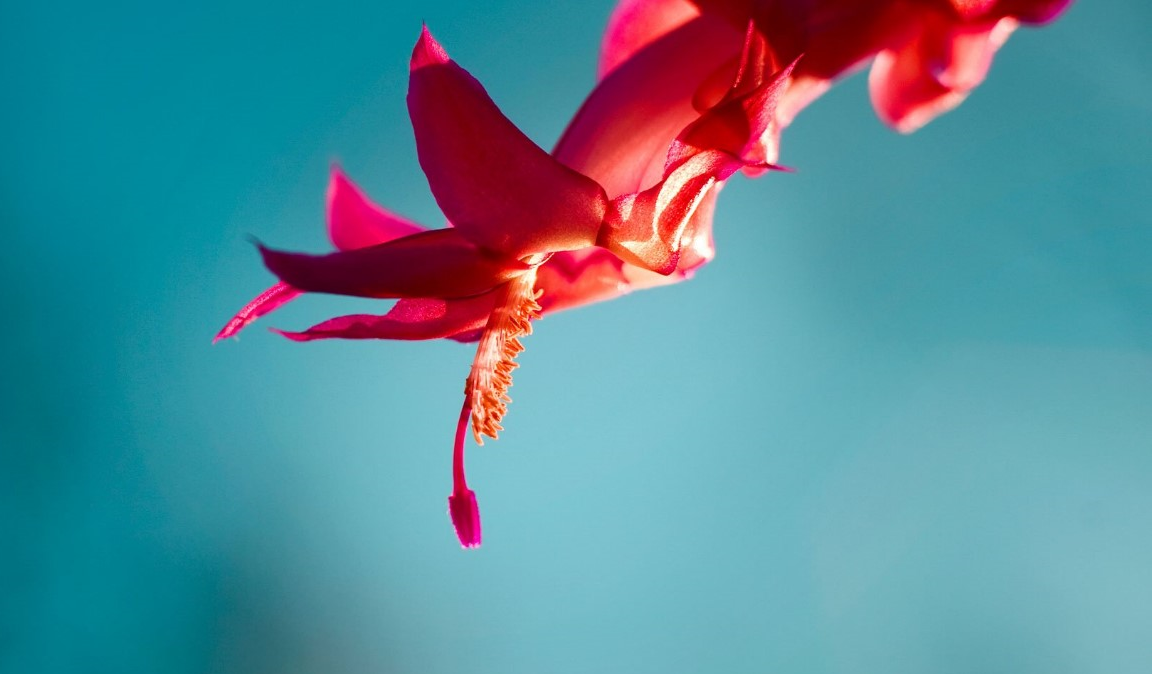
#> input picture opencv/opencv/image.png, 1152 x 674 px
$ jupyter execute 'image translation image displacement.ipynb'
#> lines starting #> are read from the running program, lines starting #| are printed output that depends on the picture
[cell 1]
import cv2

[cell 2]
img=cv2.imread("image.png")
#> img is the input picture: shape (674, 1152, 3); mean B, G, R 152.6, 138.1, 88

[cell 3]
height,width=img.shape[:2]
#> height = 674; width = 1152

[cell 4]
print(height)
#| 674
print(width)
#| 1152

[cell 5]
quarter_height,quarter_width=height/4,width/4
#> quarter_height = 168.5; quarter_width = 288
print(quarter_height)
#| 168.5
print(quarter_width)
#| 288.0

[cell 6]
# T=[1  0 Tx]
#   [ 0 1 Ty]

[cell 7]
import numpy as np

[cell 8]
T=np.float32([[1,0,quarter_width],[0,1,quarter_height]])
#> T = [[1, 0, 288], [0, 1, 168.5]]

[cell 9]
print(T)
#| [[  1.    0.  288. ]
#|  [  0.    1.  168.5]]

[cell 10]
image_translation=cv2.warpAffine(img,T,(width,height))
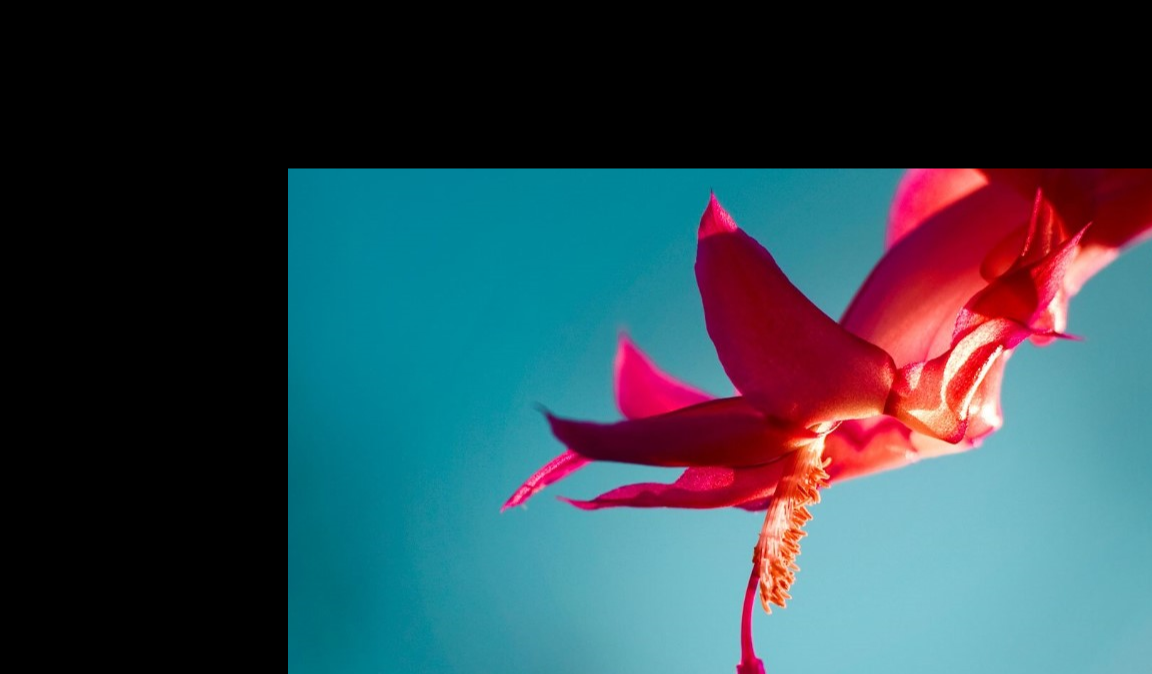
#> image_translation: shape (674, 1152, 3); mean B, G, R 79.4, 70.1, 49


$ run again, with opencv/opencv/bg.jpg saved as opencv/opencv/image.png
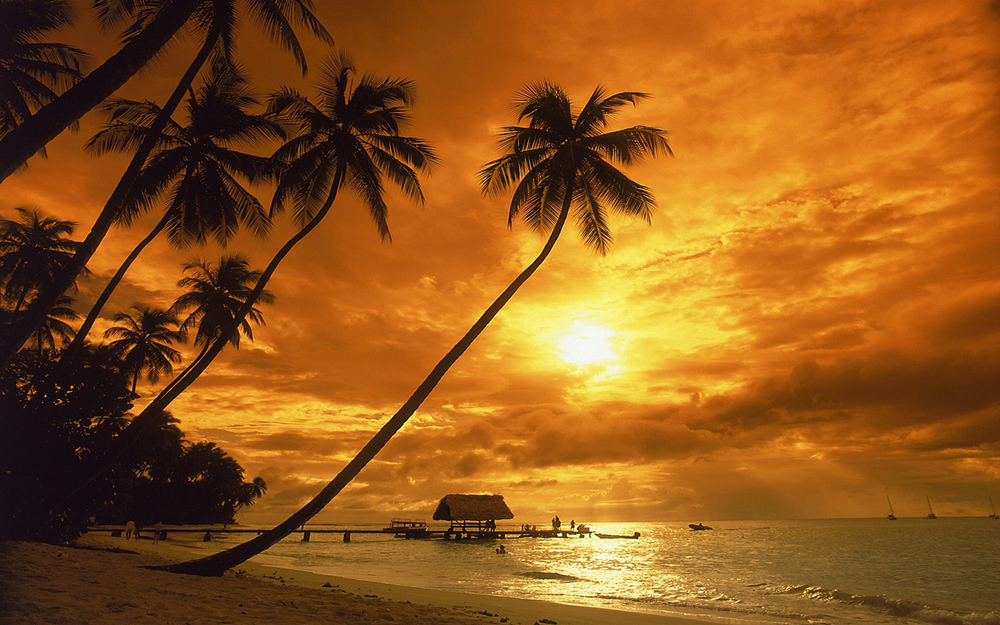
#> input picture opencv/opencv/bg.jpg, 1000 x 625 px, shrunk from 3840 x 2400 before the run
#> img is the input picture: shape (625, 1000, 3); mean B, G, R 26.6, 87.6, 147
#| 625
#| 1000
#| 156.25
#| 250.0
#| [[  1.     0.   250.  ]
#|  [  0.     1.   156.25]]
#> `image_translation=cv2.warpAffine(img,T,(width,height))`:
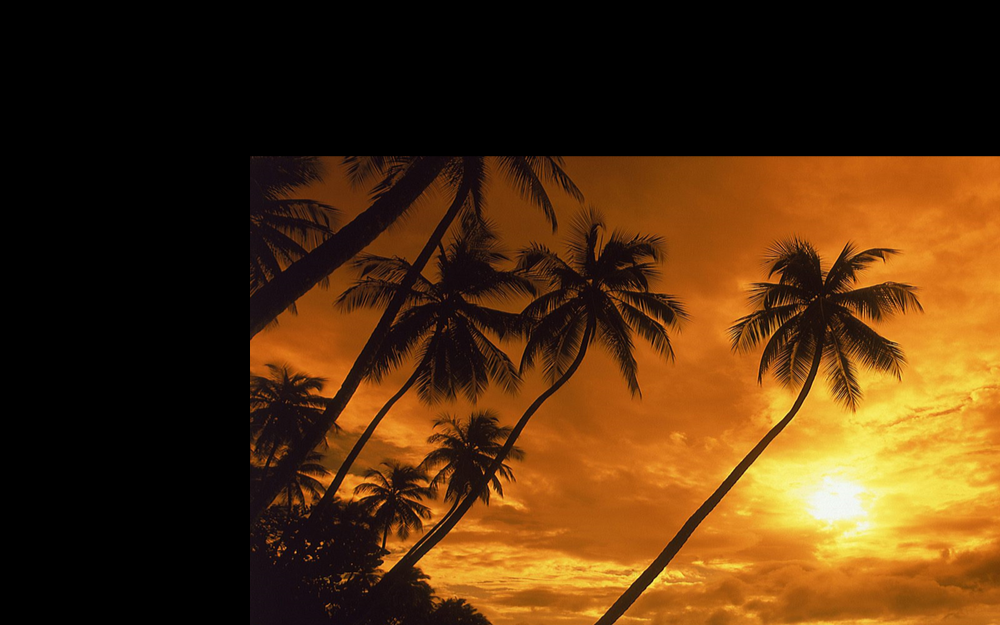
#> image_translation: shape (625, 1000, 3); mean B, G, R 14.7, 48.2, 81.1

$ run again, with opencv/opencv/face1.jpg saved as opencv/opencv/image.png
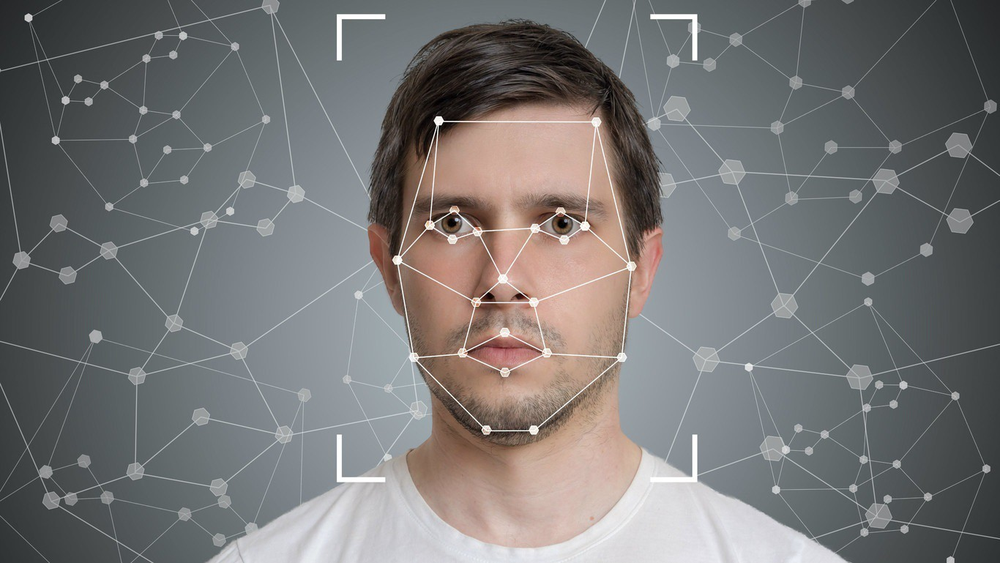
#> input picture opencv/opencv/face1.jpg, 1000 x 563 px, shrunk from 1366 x 769 before the run
#> img is the input picture: shape (563, 1000, 3); mean B, G, R 117.6, 117.8, 118.8
#| 563
#| 1000
#| 140.75
#| 250.0
#| [[  1.     0.   250.  ]
#|  [  0.     1.   140.75]]
#> `image_translation=cv2.warpAffine(img,T,(width,height))`:
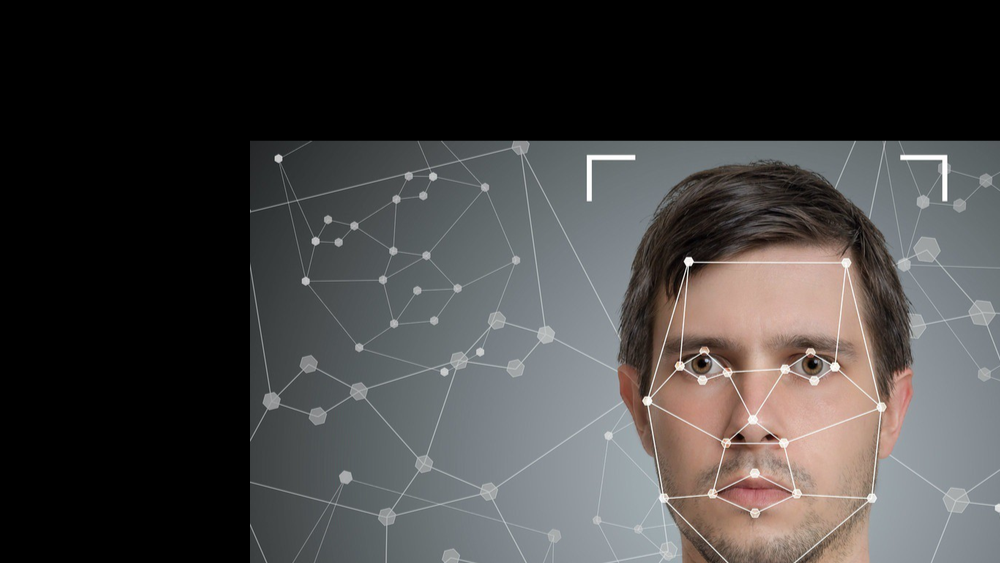
#> image_translation: shape (563, 1000, 3); mean B, G, R 64.9, 65.6, 67.4

$ run again, with opencv/opencv/sachin.jpg saved as opencv/opencv/image.png
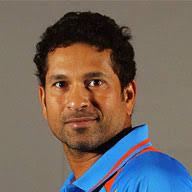
#> input picture opencv/opencv/sachin.jpg, 192 x 192 px
#> img is the input picture: shape (192, 192, 3); mean B, G, R 95.8, 103.1, 114.1
#| 192
#| 192
#| 48.0
#| 48.0
#| [[ 1.  0. 48.]
#|  [ 0.  1. 48.]]
#> `image_translation=cv2.warpAffine(img,T,(width,height))`:
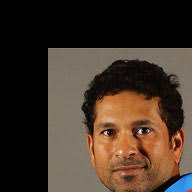
#> image_translation: shape (192, 192, 3); mean B, G, R 40.5, 52.1, 66.8
